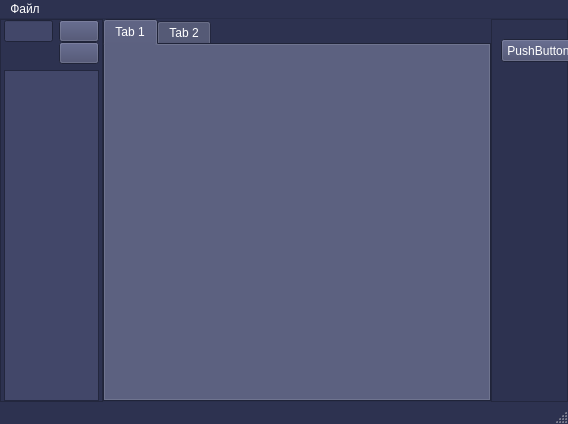
<?xml version="1.0" encoding="UTF-8"?>
<ui version="4.0">
 <class>MainWindow</class>
 <widget class="QMainWindow" name="MainWindow">
  <property name="geometry">
   <rect>
    <x>0</x>
    <y>0</y>
    <width>568</width>
    <height>424</height>
   </rect>
  </property>
  <property name="palette">
   <palette>
    <active>
     <colorrole role="WindowText">
      <brush brushstyle="SolidPattern">
       <color alpha="255">
        <red>255</red>
        <green>255</green>
        <blue>255</blue>
       </color>
      </brush>
     </colorrole>
     <colorrole role="Button">
      <brush brushstyle="SolidPattern">
       <color alpha="255">
        <red>66</red>
        <green>71</green>
        <blue>105</blue>
       </color>
      </brush>
     </colorrole>
     <colorrole role="Light">
      <brush brushstyle="SolidPattern">
       <color alpha="255">
        <red>45</red>
        <green>50</green>
        <blue>80</blue>
       </color>
      </brush>
     </colorrole>
     <colorrole role="Midlight">
      <brush brushstyle="SolidPattern">
       <color alpha="255">
        <red>45</red>
        <green>50</green>
        <blue>80</blue>
       </color>
      </brush>
     </colorrole>
     <colorrole role="Dark">
      <brush brushstyle="SolidPattern">
       <color alpha="255">
        <red>45</red>
        <green>50</green>
        <blue>80</blue>
       </color>
      </brush>
     </colorrole>
     <colorrole role="Mid">
      <brush brushstyle="SolidPattern">
       <color alpha="255">
        <red>45</red>
        <green>50</green>
        <blue>80</blue>
       </color>
      </brush>
     </colorrole>
     <colorrole role="Text">
      <brush brushstyle="SolidPattern">
       <color alpha="255">
        <red>255</red>
        <green>255</green>
        <blue>255</blue>
       </color>
      </brush>
     </colorrole>
     <colorrole role="BrightText">
      <brush brushstyle="SolidPattern">
       <color alpha="255">
        <red>255</red>
        <green>255</green>
        <blue>255</blue>
       </color>
      </brush>
     </colorrole>
     <colorrole role="ButtonText">
      <brush brushstyle="SolidPattern">
       <color alpha="255">
        <red>255</red>
        <green>255</green>
        <blue>255</blue>
       </color>
      </brush>
     </colorrole>
     <colorrole role="Base">
      <brush brushstyle="SolidPattern">
       <color alpha="255">
        <red>66</red>
        <green>71</green>
        <blue>105</blue>
       </color>
      </brush>
     </colorrole>
     <colorrole role="Window">
      <brush brushstyle="SolidPattern">
       <color alpha="255">
        <red>45</red>
        <green>50</green>
        <blue>80</blue>
       </color>
      </brush>
     </colorrole>
     <colorrole role="Shadow">
      <brush brushstyle="SolidPattern">
       <color alpha="255">
        <red>0</red>
        <green>0</green>
        <blue>0</blue>
       </color>
      </brush>
     </colorrole>
     <colorrole role="Highlight">
      <brush brushstyle="SolidPattern">
       <color alpha="255">
        <red>249</red>
        <green>177</green>
        <blue>122</blue>
       </color>
      </brush>
     </colorrole>
     <colorrole role="HighlightedText">
      <brush brushstyle="SolidPattern">
       <color alpha="255">
        <red>255</red>
        <green>255</green>
        <blue>255</blue>
       </color>
      </brush>
     </colorrole>
     <colorrole role="Link">
      <brush brushstyle="SolidPattern">
       <color alpha="255">
        <red>0</red>
        <green>0</green>
        <blue>0</blue>
       </color>
      </brush>
     </colorrole>
     <colorrole role="LinkVisited">
      <brush brushstyle="SolidPattern">
       <color alpha="255">
        <red>0</red>
        <green>0</green>
        <blue>0</blue>
       </color>
      </brush>
     </colorrole>
     <colorrole role="AlternateBase">
      <brush brushstyle="SolidPattern">
       <color alpha="255">
        <red>45</red>
        <green>50</green>
        <blue>80</blue>
       </color>
      </brush>
     </colorrole>
     <colorrole role="ToolTipBase">
      <brush brushstyle="SolidPattern">
       <color alpha="255">
        <red>66</red>
        <green>71</green>
        <blue>105</blue>
       </color>
      </brush>
     </colorrole>
     <colorrole role="ToolTipText">
      <brush brushstyle="SolidPattern">
       <color alpha="255">
        <red>255</red>
        <green>255</green>
        <blue>255</blue>
       </color>
      </brush>
     </colorrole>
     <colorrole role="PlaceholderText">
      <brush brushstyle="SolidPattern">
       <color alpha="255">
        <red>103</red>
        <green>111</green>
        <blue>157</blue>
       </color>
      </brush>
     </colorrole>
    </active>
    <inactive>
     <colorrole role="WindowText">
      <brush brushstyle="SolidPattern">
       <color alpha="255">
        <red>255</red>
        <green>255</green>
        <blue>255</blue>
       </color>
      </brush>
     </colorrole>
     <colorrole role="Button">
      <brush brushstyle="SolidPattern">
       <color alpha="255">
        <red>66</red>
        <green>71</green>
        <blue>105</blue>
       </color>
      </brush>
     </colorrole>
     <colorrole role="Light">
      <brush brushstyle="SolidPattern">
       <color alpha="255">
        <red>45</red>
        <green>50</green>
        <blue>80</blue>
       </color>
      </brush>
     </colorrole>
     <colorrole role="Midlight">
      <brush brushstyle="SolidPattern">
       <color alpha="255">
        <red>45</red>
        <green>50</green>
        <blue>80</blue>
       </color>
      </brush>
     </colorrole>
     <colorrole role="Dark">
      <brush brushstyle="SolidPattern">
       <color alpha="255">
        <red>45</red>
        <green>50</green>
        <blue>80</blue>
       </color>
      </brush>
     </colorrole>
     <colorrole role="Mid">
      <brush brushstyle="SolidPattern">
       <color alpha="255">
        <red>45</red>
        <green>50</green>
        <blue>80</blue>
       </color>
      </brush>
     </colorrole>
     <colorrole role="Text">
      <brush brushstyle="SolidPattern">
       <color alpha="255">
        <red>255</red>
        <green>255</green>
        <blue>255</blue>
       </color>
      </brush>
     </colorrole>
     <colorrole role="BrightText">
      <brush brushstyle="SolidPattern">
       <color alpha="255">
        <red>255</red>
        <green>255</green>
        <blue>255</blue>
       </color>
      </brush>
     </colorrole>
     <colorrole role="ButtonText">
      <brush brushstyle="SolidPattern">
       <color alpha="255">
        <red>255</red>
        <green>255</green>
        <blue>255</blue>
       </color>
      </brush>
     </colorrole>
     <colorrole role="Base">
      <brush brushstyle="SolidPattern">
       <color alpha="255">
        <red>66</red>
        <green>71</green>
        <blue>105</blue>
       </color>
      </brush>
     </colorrole>
     <colorrole role="Window">
      <brush brushstyle="SolidPattern">
       <color alpha="255">
        <red>45</red>
        <green>50</green>
        <blue>80</blue>
       </color>
      </brush>
     </colorrole>
     <colorrole role="Shadow">
      <brush brushstyle="SolidPattern">
       <color alpha="255">
        <red>0</red>
        <green>0</green>
        <blue>0</blue>
       </color>
      </brush>
     </colorrole>
     <colorrole role="Highlight">
      <brush brushstyle="SolidPattern">
       <color alpha="255">
        <red>249</red>
        <green>177</green>
        <blue>122</blue>
       </color>
      </brush>
     </colorrole>
     <colorrole role="HighlightedText">
      <brush brushstyle="SolidPattern">
       <color alpha="255">
        <red>255</red>
        <green>255</green>
        <blue>255</blue>
       </color>
      </brush>
     </colorrole>
     <colorrole role="Link">
      <brush brushstyle="SolidPattern">
       <color alpha="255">
        <red>0</red>
        <green>0</green>
        <blue>0</blue>
       </color>
      </brush>
     </colorrole>
     <colorrole role="LinkVisited">
      <brush brushstyle="SolidPattern">
       <color alpha="255">
        <red>0</red>
        <green>0</green>
        <blue>0</blue>
       </color>
      </brush>
     </colorrole>
     <colorrole role="AlternateBase">
      <brush brushstyle="SolidPattern">
       <color alpha="255">
        <red>45</red>
        <green>50</green>
        <blue>80</blue>
       </color>
      </brush>
     </colorrole>
     <colorrole role="ToolTipBase">
      <brush brushstyle="SolidPattern">
       <color alpha="255">
        <red>66</red>
        <green>71</green>
        <blue>105</blue>
       </color>
      </brush>
     </colorrole>
     <colorrole role="ToolTipText">
      <brush brushstyle="SolidPattern">
       <color alpha="255">
        <red>255</red>
        <green>255</green>
        <blue>255</blue>
       </color>
      </brush>
     </colorrole>
     <colorrole role="PlaceholderText">
      <brush brushstyle="SolidPattern">
       <color alpha="255">
        <red>103</red>
        <green>111</green>
        <blue>157</blue>
       </color>
      </brush>
     </colorrole>
    </inactive>
    <disabled>
     <colorrole role="WindowText">
      <brush brushstyle="SolidPattern">
       <color alpha="255">
        <red>45</red>
        <green>50</green>
        <blue>80</blue>
       </color>
      </brush>
     </colorrole>
     <colorrole role="Button">
      <brush brushstyle="SolidPattern">
       <color alpha="255">
        <red>66</red>
        <green>71</green>
        <blue>105</blue>
       </color>
      </brush>
     </colorrole>
     <colorrole role="Light">
      <brush brushstyle="SolidPattern">
       <color alpha="255">
        <red>45</red>
        <green>50</green>
        <blue>80</blue>
       </color>
      </brush>
     </colorrole>
     <colorrole role="Midlight">
      <brush brushstyle="SolidPattern">
       <color alpha="255">
        <red>45</red>
        <green>50</green>
        <blue>80</blue>
       </color>
      </brush>
     </colorrole>
     <colorrole role="Dark">
      <brush brushstyle="SolidPattern">
       <color alpha="255">
        <red>45</red>
        <green>50</green>
        <blue>80</blue>
       </color>
      </brush>
     </colorrole>
     <colorrole role="Mid">
      <brush brushstyle="SolidPattern">
       <color alpha="255">
        <red>45</red>
        <green>50</green>
        <blue>80</blue>
       </color>
      </brush>
     </colorrole>
     <colorrole role="Text">
      <brush brushstyle="SolidPattern">
       <color alpha="255">
        <red>255</red>
        <green>255</green>
        <blue>255</blue>
       </color>
      </brush>
     </colorrole>
     <colorrole role="BrightText">
      <brush brushstyle="SolidPattern">
       <color alpha="255">
        <red>255</red>
        <green>255</green>
        <blue>255</blue>
       </color>
      </brush>
     </colorrole>
     <colorrole role="ButtonText">
      <brush brushstyle="SolidPattern">
       <color alpha="255">
        <red>45</red>
        <green>50</green>
        <blue>80</blue>
       </color>
      </brush>
     </colorrole>
     <colorrole role="Base">
      <brush brushstyle="SolidPattern">
       <color alpha="255">
        <red>66</red>
        <green>71</green>
        <blue>105</blue>
       </color>
      </brush>
     </colorrole>
     <colorrole role="Window">
      <brush brushstyle="SolidPattern">
       <color alpha="255">
        <red>45</red>
        <green>50</green>
        <blue>80</blue>
       </color>
      </brush>
     </colorrole>
     <colorrole role="Shadow">
      <brush brushstyle="SolidPattern">
       <color alpha="255">
        <red>0</red>
        <green>0</green>
        <blue>0</blue>
       </color>
      </brush>
     </colorrole>
     <colorrole role="Highlight">
      <brush brushstyle="SolidPattern">
       <color alpha="255">
        <red>249</red>
        <green>177</green>
        <blue>122</blue>
       </color>
      </brush>
     </colorrole>
     <colorrole role="HighlightedText">
      <brush brushstyle="SolidPattern">
       <color alpha="255">
        <red>255</red>
        <green>255</green>
        <blue>255</blue>
       </color>
      </brush>
     </colorrole>
     <colorrole role="Link">
      <brush brushstyle="SolidPattern">
       <color alpha="255">
        <red>0</red>
        <green>0</green>
        <blue>0</blue>
       </color>
      </brush>
     </colorrole>
     <colorrole role="LinkVisited">
      <brush brushstyle="SolidPattern">
       <color alpha="255">
        <red>0</red>
        <green>0</green>
        <blue>0</blue>
       </color>
      </brush>
     </colorrole>
     <colorrole role="AlternateBase">
      <brush brushstyle="SolidPattern">
       <color alpha="255">
        <red>45</red>
        <green>50</green>
        <blue>80</blue>
       </color>
      </brush>
     </colorrole>
     <colorrole role="ToolTipBase">
      <brush brushstyle="SolidPattern">
       <color alpha="255">
        <red>66</red>
        <green>71</green>
        <blue>105</blue>
       </color>
      </brush>
     </colorrole>
     <colorrole role="ToolTipText">
      <brush brushstyle="SolidPattern">
       <color alpha="255">
        <red>255</red>
        <green>255</green>
        <blue>255</blue>
       </color>
      </brush>
     </colorrole>
     <colorrole role="PlaceholderText">
      <brush brushstyle="SolidPattern">
       <color alpha="255">
        <red>103</red>
        <green>111</green>
        <blue>157</blue>
       </color>
      </brush>
     </colorrole>
    </disabled>
   </palette>
  </property>
  <property name="windowTitle">
   <string>MainWindow</string>
  </property>
  <widget class="QWidget" name="centralwidget">
   <layout class="QFormLayout" name="formLayout">
    <property name="horizontalSpacing">
     <number>0</number>
    </property>
    <property name="verticalSpacing">
     <number>0</number>
    </property>
    <property name="leftMargin">
     <number>0</number>
    </property>
    <property name="topMargin">
     <number>0</number>
    </property>
    <property name="rightMargin">
     <number>0</number>
    </property>
    <property name="bottomMargin">
     <number>0</number>
    </property>
    <item row="0" column="1">
     <widget class="QFrame" name="mainframe">
      <property name="frameShape">
       <enum>QFrame::NoFrame</enum>
      </property>
      <property name="frameShadow">
       <enum>QFrame::Plain</enum>
      </property>
      <layout class="QHBoxLayout" name="horizontalLayout_2" stretch="2,9">
       <property name="spacing">
        <number>0</number>
       </property>
       <property name="sizeConstraint">
        <enum>QLayout::SetNoConstraint</enum>
       </property>
       <property name="leftMargin">
        <number>0</number>
       </property>
       <property name="topMargin">
        <number>0</number>
       </property>
       <property name="rightMargin">
        <number>0</number>
       </property>
       <property name="bottomMargin">
        <number>0</number>
       </property>
       <item>
        <widget class="QFrame" name="frame_left">
         <property name="frameShape">
          <enum>QFrame::StyledPanel</enum>
         </property>
         <property name="frameShadow">
          <enum>QFrame::Raised</enum>
         </property>
         <layout class="QVBoxLayout" name="verticalLayout" stretch="0,0">
          <property name="spacing">
           <number>0</number>
          </property>
          <property name="sizeConstraint">
           <enum>QLayout::SetNoConstraint</enum>
          </property>
          <property name="leftMargin">
           <number>3</number>
          </property>
          <property name="topMargin">
           <number>0</number>
          </property>
          <property name="rightMargin">
           <number>3</number>
          </property>
          <property name="bottomMargin">
           <number>0</number>
          </property>
          <item>
           <widget class="QFrame" name="frame_3">
            <property name="frameShape">
             <enum>QFrame::NoFrame</enum>
            </property>
            <property name="frameShadow">
             <enum>QFrame::Raised</enum>
            </property>
            <property name="lineWidth">
             <number>0</number>
            </property>
            <layout class="QHBoxLayout" name="horizontalLayout_3">
             <property name="leftMargin">
              <number>0</number>
             </property>
             <property name="topMargin">
              <number>0</number>
             </property>
             <property name="rightMargin">
              <number>0</number>
             </property>
             <property name="bottomMargin">
              <number>0</number>
             </property>
             <item>
              <widget class="QLineEdit" name="mainfile">
               <property name="enabled">
                <bool>false</bool>
               </property>
              </widget>
             </item>
             <item>
              <widget class="QPushButton" name="open_mainfile">
               <property name="text">
                <string/>
               </property>
               <property name="icon">
                <iconset>
                 <normaloff>icons/folder-open.png</normaloff>icons/folder-open.png</iconset>
               </property>
              </widget>
             </item>
            </layout>
           </widget>
          </item>
          <item>
           <widget class="QFrame" name="frame_4">
            <property name="frameShape">
             <enum>QFrame::NoFrame</enum>
            </property>
            <property name="frameShadow">
             <enum>QFrame::Raised</enum>
            </property>
            <property name="lineWidth">
             <number>0</number>
            </property>
            <layout class="QVBoxLayout" name="verticalLayout_2">
             <property name="leftMargin">
              <number>0</number>
             </property>
             <property name="topMargin">
              <number>0</number>
             </property>
             <property name="rightMargin">
              <number>0</number>
             </property>
             <property name="bottomMargin">
              <number>0</number>
             </property>
             <item>
              <widget class="QFrame" name="frame_5">
               <property name="frameShape">
                <enum>QFrame::NoFrame</enum>
               </property>
               <property name="frameShadow">
                <enum>QFrame::Raised</enum>
               </property>
               <property name="lineWidth">
                <number>0</number>
               </property>
               <layout class="QHBoxLayout" name="horizontalLayout_4">
                <property name="leftMargin">
                 <number>0</number>
                </property>
                <property name="topMargin">
                 <number>0</number>
                </property>
                <property name="rightMargin">
                 <number>0</number>
                </property>
                <property name="bottomMargin">
                 <number>0</number>
                </property>
                <item>
                 <spacer name="horizontalSpacer">
                  <property name="orientation">
                   <enum>Qt::Horizontal</enum>
                  </property>
                  <property name="sizeHint" stdset="0">
                   <size>
                    <width>310</width>
                    <height>20</height>
                   </size>
                  </property>
                 </spacer>
                </item>
                <item>
                 <widget class="QPushButton" name="open_directory">
                  <property name="text">
                   <string/>
                  </property>
                  <property name="icon">
                   <iconset>
                    <normaloff>icons/folder-open.png</normaloff>icons/folder-open.png</iconset>
                  </property>
                 </widget>
                </item>
               </layout>
              </widget>
             </item>
             <item>
              <widget class="QListView" name="file_view"/>
             </item>
            </layout>
           </widget>
          </item>
         </layout>
        </widget>
       </item>
       <item>
        <widget class="QFrame" name="frame_right">
         <property name="frameShape">
          <enum>QFrame::NoFrame</enum>
         </property>
         <property name="frameShadow">
          <enum>QFrame::Plain</enum>
         </property>
         <property name="lineWidth">
          <number>0</number>
         </property>
         <layout class="QHBoxLayout" name="horizontalLayout" stretch="5,1">
          <property name="spacing">
           <number>0</number>
          </property>
          <property name="leftMargin">
           <number>0</number>
          </property>
          <property name="topMargin">
           <number>0</number>
          </property>
          <property name="rightMargin">
           <number>0</number>
          </property>
          <property name="bottomMargin">
           <number>0</number>
          </property>
          <item>
           <widget class="QFrame" name="frame_view">
            <property name="frameShape">
             <enum>QFrame::NoFrame</enum>
            </property>
            <property name="frameShadow">
             <enum>QFrame::Raised</enum>
            </property>
            <layout class="QVBoxLayout" name="verticalLayout_3">
             <property name="spacing">
              <number>0</number>
             </property>
             <property name="leftMargin">
              <number>0</number>
             </property>
             <property name="topMargin">
              <number>0</number>
             </property>
             <property name="rightMargin">
              <number>0</number>
             </property>
             <property name="bottomMargin">
              <number>0</number>
             </property>
             <item>
              <widget class="QTabWidget" name="tabWidget">
               <property name="currentIndex">
                <number>0</number>
               </property>
               <widget class="QWidget" name="main_tab">
                <property name="cursor">
                 <cursorShape>ArrowCursor</cursorShape>
                </property>
                <attribute name="title">
                 <string>Tab 1</string>
                </attribute>
                <layout class="QVBoxLayout" name="verticalLayout_4">
                 <item>
                  <widget class="QWidget" name="main_graphic" native="true"/>
                 </item>
                </layout>
               </widget>
               <widget class="QWidget" name="tab_2">
                <attribute name="title">
                 <string>Tab 2</string>
                </attribute>
               </widget>
              </widget>
             </item>
            </layout>
           </widget>
          </item>
          <item>
           <widget class="QFrame" name="frame_7">
            <property name="frameShape">
             <enum>QFrame::StyledPanel</enum>
            </property>
            <property name="frameShadow">
             <enum>QFrame::Raised</enum>
            </property>
            <widget class="QPushButton" name="pushButton">
             <property name="geometry">
              <rect>
               <x>10</x>
               <y>20</y>
               <width>75</width>
               <height>23</height>
              </rect>
             </property>
             <property name="text">
              <string>PushButton</string>
             </property>
            </widget>
           </widget>
          </item>
         </layout>
        </widget>
       </item>
      </layout>
     </widget>
    </item>
   </layout>
  </widget>
  <widget class="QMenuBar" name="menubar">
   <property name="geometry">
    <rect>
     <x>0</x>
     <y>0</y>
     <width>568</width>
     <height>22</height>
    </rect>
   </property>
   <widget class="QMenu" name="menu">
    <property name="title">
     <string>Файл</string>
    </property>
   </widget>
   <addaction name="menu"/>
  </widget>
  <widget class="QStatusBar" name="statusbar"/>
  <action name="action">
   <property name="text">
    <string>Сохранить результат</string>
   </property>
  </action>
 </widget>
 <resources/>
 <connections/>
</ui>
